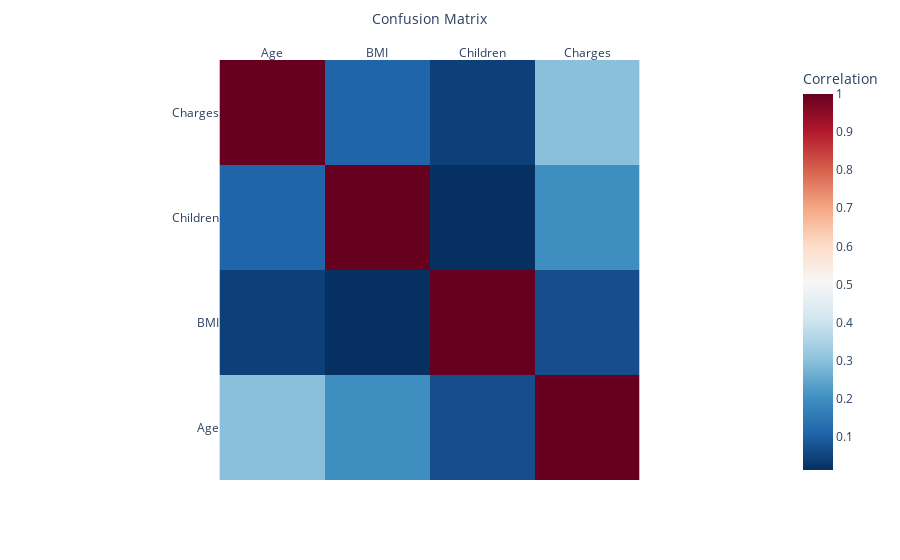

The cell this chart's notebook holds for it:
### Code cell
fig = px.imshow(corr,
                labels=dict(x="Confusion Matrix", color="Correlation"),
                x=['Age', 'BMI', 'Children', 'Charges'],
                y=['Charges', 'Children', 'BMI', 'Age'],
                color_continuous_scale='RdBu_r'
               )
fig.update_xaxes(side="top")
fig.show()

### Figure 1 — Plotly figure (JSON) as saved in the notebook; plotly's stock layout.template omitted (floating-point values rounded to 4 significant figures)
{"data": [{"coloraxis": "coloraxis", "hovertemplate": "Confusion Matrix: %{x}<br>y: %{y}<br>Correlation: %{z}<extra></extra>", "name": "0", "type": "heatmap", "x": ["Age", "BMI", "Children", "Charges"], "xaxis": "x", "y": ["Charges", "Children", "BMI", "Age"], "yaxis": "y", "z": [[1, 0.1093, 0.04247, 0.299], [0.1093, 1, 0.01276, 0.1983], [0.04247, 0.01276, 1, 0.068], [0.299, 0.1983, 0.068, 1]]}], "layout": {"coloraxis": {"colorbar": {"title": {"text": "Correlation"}}, "colorscale": [[0, "rgb(5,48,97)"], [0.1, "rgb(33,102,172)"], [0.2, "rgb(67,147,195)"], [0.3, "rgb(146,197,222)"], [0.4, "rgb(209,229,240)"], [0.5, "rgb(247,247,247)"], [0.6, "rgb(253,219,199)"], [0.7, "rgb(244,165,130)"], [0.8, "rgb(214,96,77)"], [0.9, "rgb(178,24,43)"], [1, "rgb(103,0,31)"]]}, "margin": {"t": 60}, "xaxis": {"anchor": "y", "constrain": "domain", "domain": [0, 1], "scaleanchor": "y", "side": "top", "title": {"text": "Confusion Matrix"}}, "yaxis": {"anchor": "x", "autorange": "reversed", "constrain": "domain", "domain": [0, 1]}}}
